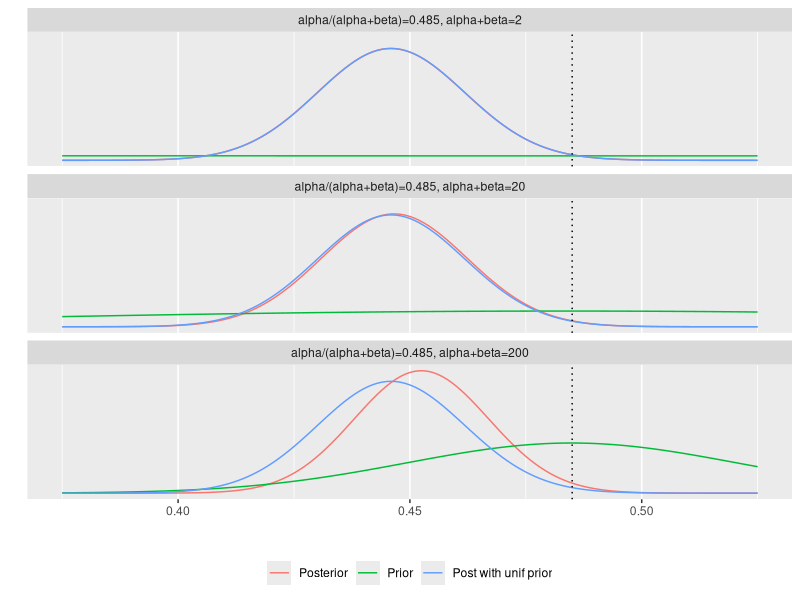

This chart was generated by the following R code:
# Bayesian data analysis
# Aki Vehtari <Aki.Vehtari@aalto.fi>
# Markus Paasiniemi <Markus.Paasiniemi@aalto.fi>

# Illustrate the effect of prior.
# Comparison of posterior distributions with different
# parameter values for the beta prior distribution.

# ggplot2 is used for plotting, tidyr for manipulating data frames
if(!require(ggplot2)) install.packages('ggplot2'); require(ggplot2)
if(!require(tidyr)) install.packages('tidyr'); require(tidyr)

# Prior, posterior and data:
# observed data, 437 girls and 543 boys
a <- 437
b <- 543

# Evaluate densities at evenly spaced points between 0.375 and 0.525
df1 <- data.frame(x = seq(0.375, 0.525, 0.001))

# Posterior with Beta(1,1), ie. uniform prior
df1 <- within(df1, pu <- dbeta(x, a+1, b+1))

# 3 different choices for priors, Beta(0.485*2,(1-0.485)*2),
# Beta(0.485*20,(1-0.485)*20) and Beta(0.485*200,(1-0.485)*200)
apr <- 0.485 * c(2, 20, 200)
bpr <- (1 - 0.485) * c(2, 20, 200)

# Posteriors
apo <- a + apr
bpo <- b + bpr

figtitles <- paste('alpha/(alpha+beta)=0.485, alpha+beta=',c(2,20,200),sep='')
dfs <- list()
for(i in 1:3){
  # dataframes for each choice of prior for plotting
  dfs[[i]] <- within(df1, {figtitle <- figtitles[i]
                           pr <- dbeta(x, apr[i], bpr[i])
                           po <- dbeta(x, apo[i], bpo[i])})
}

# combine dataframes for plotting
# %>% is a pipe operator
df2 <- do.call(rbind, dfs) %>%
  # gather the variables into key-value pairs and change their names
  gather(grp, p, pu, pr, po) %>%
  within(grp <- factor(grp, labels=c('Posterior',
                                         'Prior',
                                         'Post with unif prior')))

# plot distributions
ggplot(data = df2) +
  geom_line(aes(x, p, color = grp)) +
  geom_vline(xintercept = 0.485, linetype = 'dotted') +
  facet_wrap(~figtitle, ncol = 1) +
  labs(x = '', y = '') +
  scale_y_continuous(breaks = NULL) +
  theme(legend.position = 'bottom', legend.title = element_blank())

